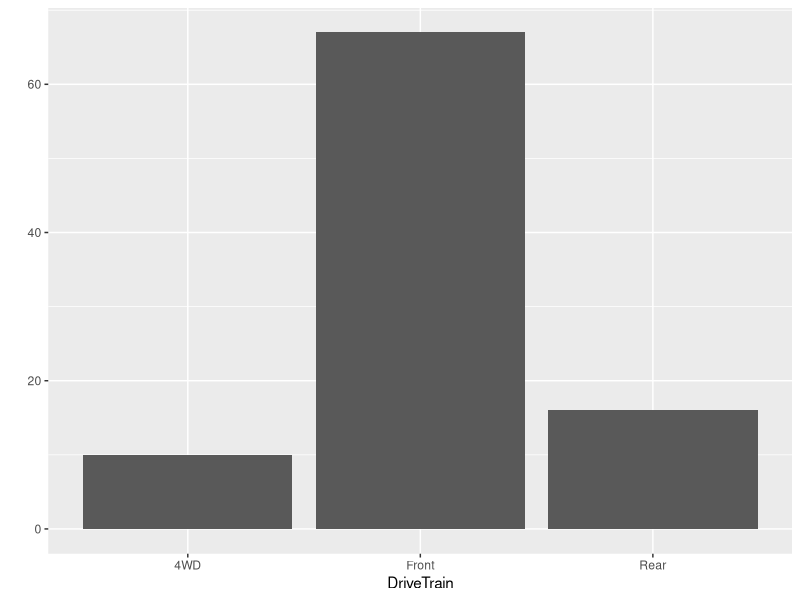
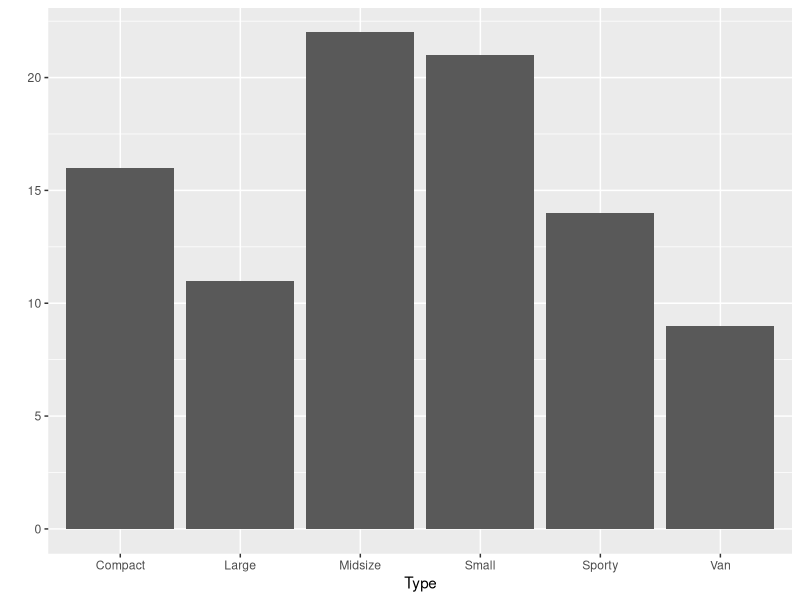
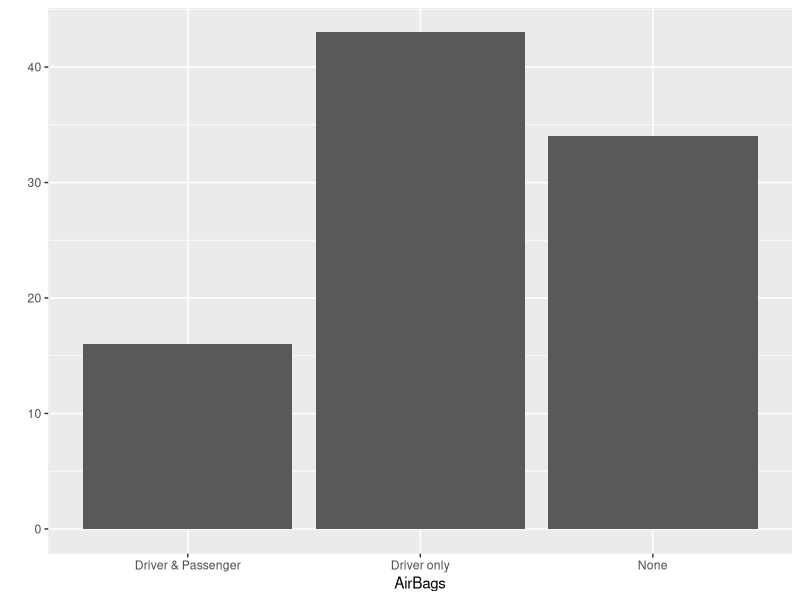
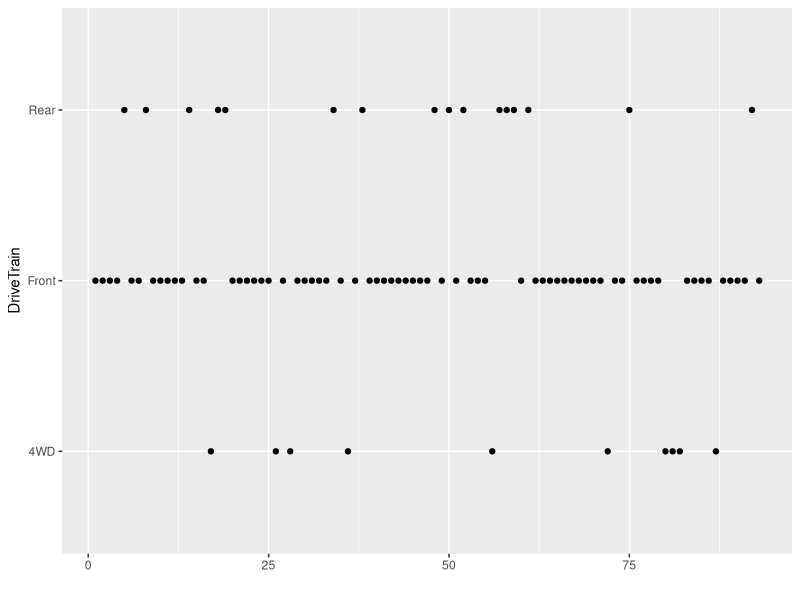
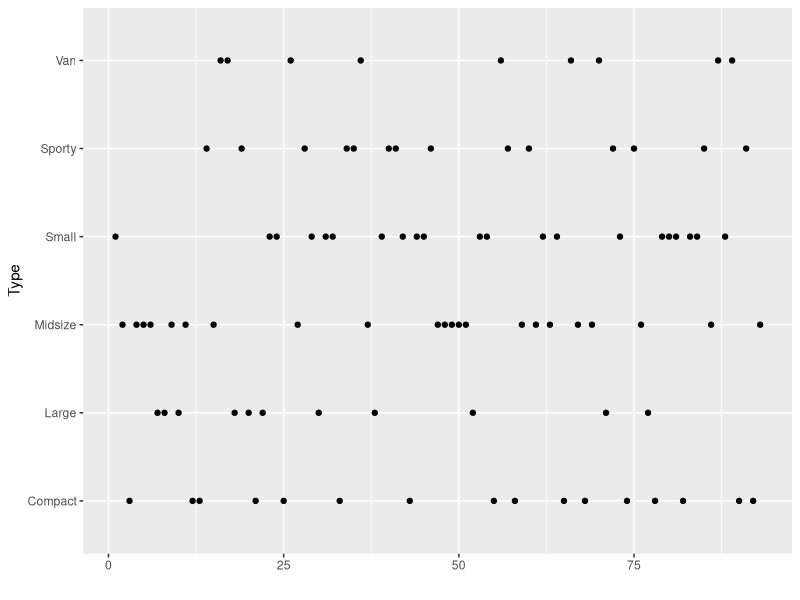
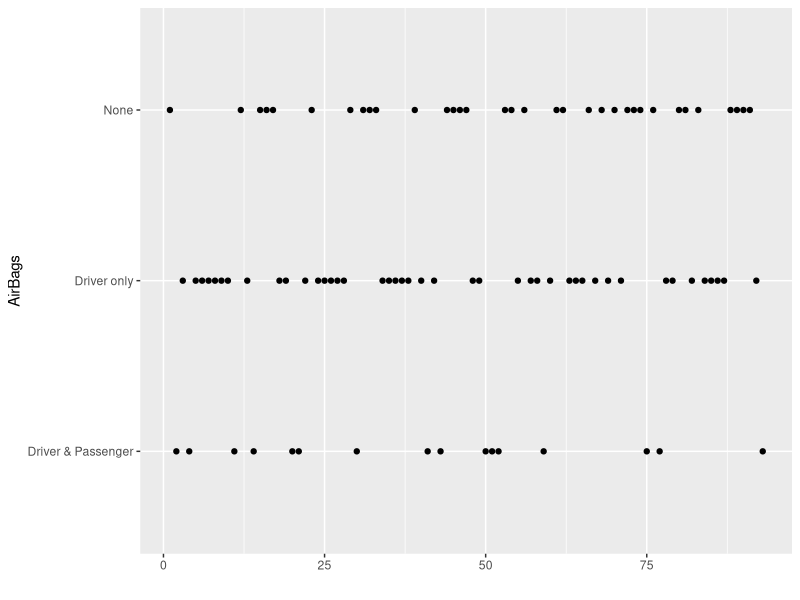
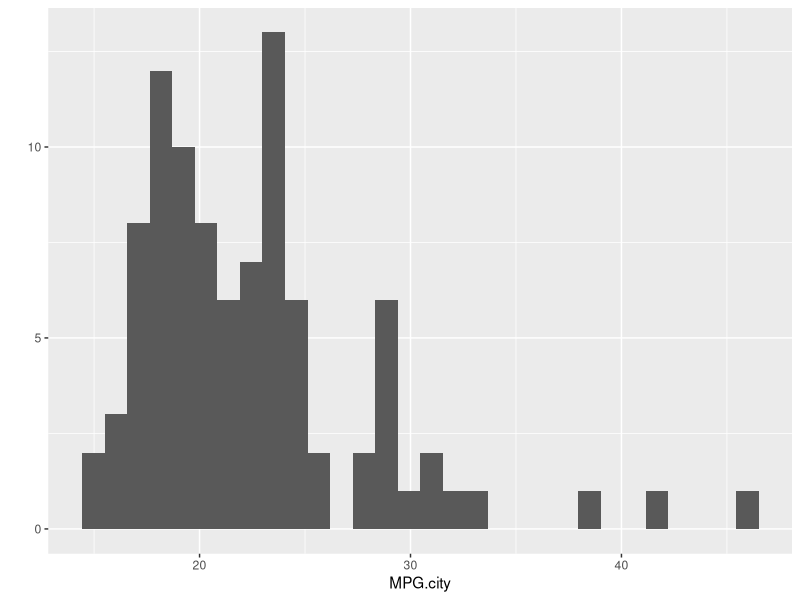
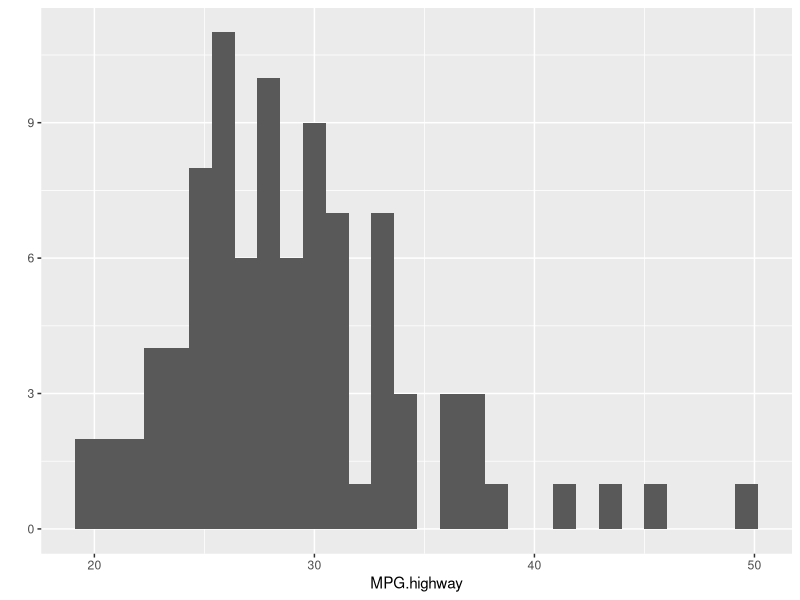

Source code (R) for these figures, in order: (Note: this script raises an error after producing the figures.)
## ---- chunk 1
library(ggplot2)
library(MASS)
head(Cars93)
## ---- chunk 2
qplot (DriveTrain, data = Cars93)   
qplot (Type, data = Cars93)   
qplot (AirBags, data = Cars93)   
## ---- chunk 3
qplot (y = DriveTrain, data = Cars93)   
qplot (y = Type, data = Cars93)   
qplot (y = AirBags, data = Cars93)   
## ---- chunk 4
qplot (MPG.city, data = Cars93)     ## numerical
qplot (MPG.highway, data = Cars93)     ## numerical
qplot (Rev.per.mile, data = Cars93)     ## numerical
## ---- chunk 5
qplot (y=MPG.city, data = Cars93)     ## numerical
## ---- chunk 6
qplot (DriveTrain, Type, data = Cars93)
## ---- chunk 7
qplot (DriveTrain, Type, data = Cars93) + geom_jitter()
## ---- chunk 8
qplot (DriveTrain, data = Cars93, fill = Type)
## ---- chunk 9
qplot (DriveTrain, MPG.city, data = Cars93)
qplot (MPG.city, DriveTrain, data = Cars93)
## ---- chunk 10
qplot (MPG.city, MPG.highway, data=Cars93)
qplot (MPG.city, MPG.highway, data=Cars93, col=Type)
qplot (MPG.city, Price, data=Cars93, col=Type)
qplot (MPG.city, 1/Price, data=Cars93, col=Type)
## ---- chunk 11
first.gg <- ggplot (Cars93,       ## the data frame
        aes (Type)    ## the "aesthetics"
        ) + 
  geom_bar() + 
  ggtitle ("Car Counts by Type")
first.gg
## ---- chunk 12
ggplot (Cars93,       ## the data frame
        aes (Type)    ## the "aesthetics"
        ) + 
  geom_bar(aes(fill = DriveTrain)) + 
  ggtitle ("Car Counts by Type")
## ---- chunk 13
ggplot (Cars93,       ## the data frame
        aes (Type)    ## the "aesthetics"
        ) + 
  geom_bar(aes(fill = DriveTrain)) + 
  ggtitle ("Car Counts by Type, Grouped by Drive Train") + 
  facet_grid (. ~ DriveTrain)
## ---- chunk 14
ggplot (Cars93,       ## the data frame
        aes (Type)    ## the "aesthetics"
        ) + 
  geom_bar(aes(fill = DriveTrain)) + 
  ggtitle ("Car Counts by Type, Grouped by Drive Train") + 
  facet_grid (Horsepower ~ .)
## ---- chunk 15
ggplot (Cars93,       ## the data frame
        aes (MPG.city)    ## the "aesthetics"
        ) + 
  geom_dotplot() + 
  ggtitle ("Car Mileages")
## ---- chunk 16
ggplot (Cars93,       ## the data frame
        aes (MPG.city)    ## the "aesthetics"
        ) + 
  geom_dotplot(aes(fill = Type)) + 
  ggtitle ("Car Mileages")
## ---- chunk 17
ggplot (Cars93,       ## the data frame
        aes (MPG.city)    ## the "aesthetics"
        ) + 
  geom_histogram() + 
  ggtitle ("Car Mileages")
## ---- chunk 18
ggplot (Cars93,       ## the data frame
        aes (MPG.city)    ## the "aesthetics"
        ) + 
  geom_histogram(aes(fill = Type), binwidth=2) + 
  ggtitle ("Car Mileages")
## ---- chunk 19
ggplot (Cars93,       ## the data frame
        aes (MPG.city)    ## the "aesthetics"
        ) + 
  geom_density(aes(fill = Type)) + 
  ggtitle ("Car Mileages")
## ---- chunk 20
ggplot (Cars93,       ## the data frame
        aes (MPG.city)    ## the "aesthetics"
        ) + 
  geom_density(aes(fill = Type)) + 
  ggtitle ("Car Mileages") +
  facet_grid (Type ~ .)
## ---- chunk 21
ggplot (Cars93,           ## the data frame
        aes (Type,        ## x axis
             MPG.city)    ## y axis
        ) + 
  geom_point()
## ---- chunk 22
ggplot (Cars93,           ## the data frame
        aes (Type,        ## x axis
             MPG.city)    ## y axis
        ) + 
  geom_boxplot()
## ---- chunk 23
ggplot (Cars93,           ## the data frame
        aes (Type,        ## x axis
             MPG.city)    ## y axis
        ) + 
  geom_violin()
## ---- chunk 24
ggplot (Cars93,           ## the data frame
        aes (Type,        ## x axis
             MPG.city)    ## y axis
        ) + 
  geom_violin(aes(fill=Type))
## ---- chunk 25
ggplot (Cars93,           ## the data frame
        aes (Type,        ## x axis
             MPG.city)    ## y axis
        ) + 
  geom_violin(aes(fill=Type)) + geom_point()
## ---- chunk 26
ggplot (Cars93,           ## the data frame
        aes (Type,        ## x axis
             MPG.city)    ## y axis
        ) + 
  geom_violin(aes(fill=Type)) + geom_jitter()
ggplot (Cars93,           ## the data frame
        aes (Type,        ## x axis
             MPG.city)    ## y axis
        ) + 
  geom_violin(aes(fill=Type)) + geom_jitter(position = position_jitter(width = .1, height = 0))
## ---- chunk 27
base.two <- ggplot (Cars93, aes (EngineSize, Price)) + ggtitle ("Car Price by Engine Size") + geom_blank()

base.two 
## ---- chunk 28
base.two + geom_point(aes(col=Type))

base.two + geom_point(aes(col=Type)) + geom_rug(aes(col=Type))

base.two + geom_point(aes(col=Type)) + geom_smooth()

base.two + geom_point(aes(col=Type)) + geom_smooth() + facet_grid (Type ~ .)
## ---- chunk 29
library (dplyr)
beer <- read.csv("aus-beer.csv")
head(beer)
beer <- mutate (beer, ym = Year + Month/12-1/12)
beer <- mutate (beer, HalfDecade = floor (Year/5))

scatter1 <- ggplot (beer, aes (ym, beer.megalitres)) + geom_blank()
scatter1 + geom_point()
scatter1 + geom_smooth() + geom_point()

scatter2 <- ggplot (beer, aes (Month, beer.megalitres)) + geom_blank()
scatter2 + geom_point(aes(col = as.factor(HalfDecade))) + facet_wrap (~ HalfDecade) + geom_smooth()  + theme(legend.text=element_text(size=12))

## ---- chunk 30
head(drivers)
class(drivers)

newdrivers <- data.frame (year = time(drivers), casualties = as.vector(drivers)) %>% mutate (month = year - floor(year))

baseplot <- ggplot (newdrivers, aes (year, casualties)) + geom_point() + ggtitle ("Driving Casualties in Great Britain")
baseplot
## ---- chunk 31
baseplot + geom_vline(xintercept=1983)
## ---- chunk 32
ggplot (newdrivers, aes(month, casualties)) + geom_point()
## ---- chunk 33
baseplot + geom_vline(aes(xintercept=year[month == max(month)]), col=2, lty=2)
## ---- chunk 34
baseplot + 
  geom_vline(xintercept=1983) + 
  geom_smooth (data=filter (newdrivers, year < 1983)) + 
  geom_smooth (data=filter (newdrivers, year >= 1983)) 
